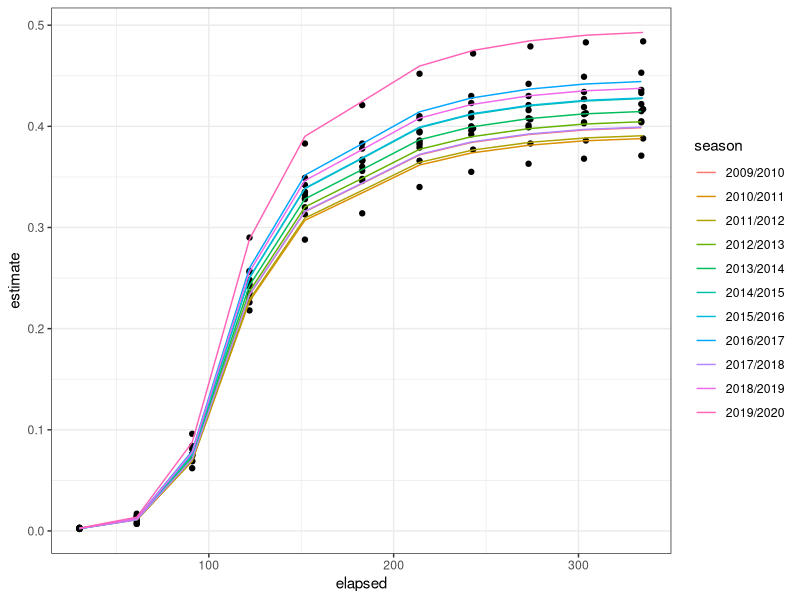

Generate this figure with R: (Note: this script raises an error after producing the figure.)
rm(list=ls())
library(dplyr)
library(ggplot2)
library(mgcv)

### national flu data ###

##### data cleaning #####
nis <- read.csv("../data/nis_flu_national.csv")
head(nis)
nis$time_end = as.Date(nis$time_end)

nis %>%
  mutate(time_end=as.Date(time_end),
         season_start_year= gsub("(\\d{4})/\\d{4}","\\1",season)) %>%
  mutate(season_start=as.Date(paste0(season_start_year,"-07-01"))) %>%
  mutate(elapsed=as.numeric(time_end-season_start))%>%
  mutate(season=factor(season))%>%
  select(-season_start_year) -> nis

nis <- nis[order(nis$time_end),]

train_end <- as.Date("2020-07-01")

#### First 11 seasons as training, the rest 4 seasons as testing ###
nis %>%
  filter(time_end < train_end) -> nis_train

nis %>%
  filter(time_end >= train_end) -> nis_test

##### model fitting ######
# add log-normal link function by manually log-transforming response variable
nis_gam <- gam(log(estimate) ~ s(elapsed,bs="bs") + s(season,bs="re"),data= nis_train)

# transform back #
nis_train$fitted_values = exp(nis_gam$fitted.values)

## Fitted curves shares the same trend
nis_train %>%
  ggplot() +
  geom_point(aes(x=elapsed,y=estimate)) +
  geom_line(aes(x=elapsed,y=fitted_values,color=season)) +
  theme_bw()
ggsave("plot/fitted_value_by_season.jpg",units="in",
       width=6,height=4)


# further looking into fitted terms:
# s(elapsed) is Xbeta, s(season) is group-specific intercept
fitted_terms <- predict(nis_gam, newdata=nis_train,type="terms")

# if plotting fitted Xb only:
fitted_xb <- exp(fitted_terms[,"s(elapsed)"] + coef(nis_gam)[1])

nis_train %>%
  ggplot() +
  geom_point(aes(x=elapsed,y=estimate))+
  geom_line(aes(x=elapsed,y=fitted_xb,color=season)) +
  theme_bw()
ggsave("plot/main_effect_by_season.jpg",units="in",
       width=6,height=4)


### Prediction ###
pred_values <- predict(nis_gam, newdata=nis_test,types="response")
nis_test$pred_terms <- exp(pred_values)

## The group-specific intercept is zero as the new seasons
# are not in the training. In this case, only the mean of
# main effect is predicted
ggplot(nis_test) +
  geom_point(aes(x=elapsed,y=estimate))+
  geom_line(aes(x=elapsed, y=pred_terms,color=season)) +
  theme_bw()
ggsave("plot/pred_by_season.jpg",units="in",width=6,height=4)


## sequentially add season ##
pred_by_season <- function(data, train_end){

  data %>%
    filter(time_end < train_end) -> data_train

  data %>%
    filter(time_end >= train_end) -> data_test

  data_gam <- gam(log(estimate) ~ s(elapsed,bs="bs") + s(season,bs="re"),data= data_train)

  pred <- exp(predict(data_gam, newdata=data_test,type="response"))

  data_test$pred <- pred

  return(data_test)

}

# use 2, 4, 8, 12, 14 seasons as training #
train_ends <- c(as.Date("2011-07-01"),
                as.Date("2013-07-01"), as.Date("2017-07-01"),
                as.Date("2021-07-01"), as.Date("2023-07-01"))

train_ids <- data.frame(id=paste(c(2,4,8,12,14),"seasons training"),
                         train_end=c(as.Date("2011-07-01"),
                                     as.Date("2013-07-01"), as.Date("2017-07-01"),
                                     as.Date("2021-07-01"), as.Date("2023-07-01")))

pred_list <- lapply(1:nrow(train_ids),
                    function(x){pred_by_season(nis, train_end=train_ids$train_end[x])})

names(pred_list) <- train_ids$id

pred_df <- plyr::ldply(pred_list)

pred_df %>%
  mutate(id=factor(.id,levels=paste(c(2,4,8,12,14),"seasons training"))) %>%
  ggplot() +
  geom_point(aes(x=elapsed,y=estimate,color=season)) +
  geom_line(aes(x=elapsed,y=pred)) +
  facet_wrap(id~.) +
  theme_bw()
ggsave("plot/pred_by_sel_seasons.jpg",units="in",width=6,height=4)

# evaluate using mspe
mspe <- function(data, pred) {
  mean((data-pred)^2)
}

pred_df %>%
  group_by(.id) %>%
  reframe(mspe=mspe(estimate,pred)) -> mspe_df

mspe_df %>%
  mutate(id=factor(.id,levels=paste(c(2,4,8,12,14),"seasons training"),
                   labels=paste(c(2,4,8,12,14),"seasons\ntraining"),)) %>%
  ggplot() +
  geom_col(aes(x=id,y=mspe)) +
  theme_bw()
ggsave("plot/mspe_by_sel_seasons.jpg",units="in",width=6,height=4)
